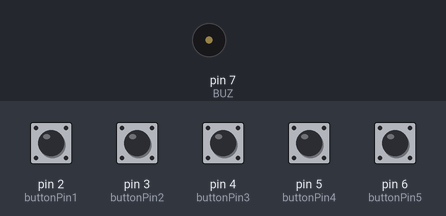
Bench run of a sketch on a simulated Arduino Uno, built with avr-gcc and run on an emulated ATmega328P. Shown: buzzer (waves = sounding). The test bench sets the inputs (shaded band); at power-on: pin 2 (buttonPin1), pin 3 (buttonPin2), pin 4 (buttonPin3), pin 5 (buttonPin4), pin 6 (buttonPin5) HIGH.

Above: at 1.2 s.
1.3 s: pin 2 (buttonPin1) pulled LOW for 0.15 s
At 1.37 s:
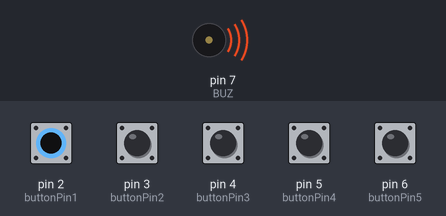
Timing chart, 0 to 4.3 s (numbered marks = the images above; inputs shaded):
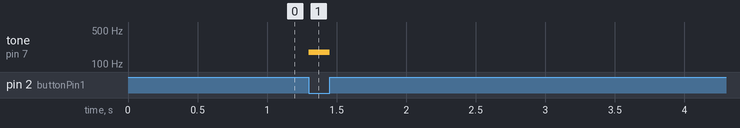

The sketch:

Synthesizer.ino
```cpp
/*
  Synthesizer

  This is code for a synthesizer made by @GingkathFox,
  based off of code from a website
  (Can't remeber what it was) and the "Button" example.
  Last Edit: 10:34 12/28/2017 by GingkathFox
*/
#define  C0 16.35
#define Db0 17.32
#define D0  18.35
#define Eb0 19.45
#define E0  20.60
#define F0  21.83
#define Gb0 23.12
#define G0  24.50
#define Ab0 25.96
#define LA0 27.50
#define Bb0 29.14
#define B0  30.87
#define C1  32.70
#define Db1 34.65
#define D1  36.71
#define Eb1 38.89
#define E1  41.20
#define F1  43.65
#define Gb1 46.25
#define G1  49.00
#define Ab1 51.91
#define LA1 55.00
#define Bb1 58.27
#define B1  61.74
#define C2  65.41
#define Db2 69.30
#define D2  73.42
#define Eb2 77.78
#define E2  82.41
#define F2  87.31
#define Gb2 92.50
#define G2  98.00
#define Ab2 103.83
#define LA2 110.00
#define Bb2 116.54
#define B2  123.47
#define C3  130.81
#define Db3 138.59
#define D3  146.83
#define Eb3 155.56
#define E3  164.81
#define F3  174.61
#define Gb3 185.00
#define G3  196.00
#define Ab3 207.65
#define LA3 220.00
#define Bb3 233.08
#define B3  246.94
#define C4  261.63
#define Db4 277.18
#define D4  293.66
#define Eb4 311.13
#define E4  329.63
#define F4  349.23
#define Gb4 369.99
#define G4  392.00
#define Ab4 415.30
#define LA4 440.00
#define Bb4 466.16
#define B4  493.88
#define C5  523.25
#define Db5 554.37
#define D5  587.33
#define Eb5 622.25
#define E5  659.26
#define F5  698.46
#define Gb5 739.99
#define G5  783.99
#define Ab5 830.61
#define LA5 880.00
#define Bb5 932.33
#define B5  987.77
#define C6  1046.50
#define Db6 1108.73
#define D6  1174.66
#define Eb6 1244.51
#define E6  1318.51
#define F6  1396.91
#define Gb6 1479.98
#define G6  1567.98
#define Ab6 1661.22
#define LA6 1760.00
#define Bb6 1864.66
#define B6  1975.53
#define C7  2093.00
#define Db7 2217.46
#define D7  2349.32
#define Eb7 2489.02
#define E7  2637.02
#define F7  2793.83
#define Gb7 2959.96
#define G7  3135.96
#define Ab7 3322.44
#define LA7 3520.01
#define Bb7 3729.31
#define B7  3951.07
#define C8  4186.01
#define Db8 4434.92
#define D8  4698.64
#define Eb8 4978.03


//#include <notes.h>

// DURATION OF THE NOTES
#define BPM 140    //  you can change this value changing all the others
#define H 2*Q //half 2/4
#define Q 60000/BPM //quarter 1/4
#define E Q/2   //eighth 1/8
#define S Q/4 // sixteenth 1/16
#define W 4*Q // whole 4/4
//setting pinz
const int buttonPin1 = 2;     // the number of the pushbutton pin
const int buttonPin2 = 3;      // the number of the LED pin
const int buttonPin3 = 4;
const int buttonPin4 = 5;
const int buttonPin5 = 6;
const int BUZ = 7;
const int potPin = 8;
// setting states
int buttonState1 = 0;         // variable for reading the pushbutton status
int buttonState2 = 0;
int buttonState3 = 0;
int buttonState4 = 0;
int buttonState5 = 0;
void setup() {
  // initialize the buzzer pin as an output:
  pinMode(BUZ, OUTPUT);
  // initialize the pushbutton pins as inputs:
  pinMode(buttonPin1, INPUT_PULLUP);
  pinMode(buttonPin2, INPUT_PULLUP);
  pinMode(buttonPin3, INPUT_PULLUP);
  pinMode(buttonPin4, INPUT_PULLUP);
  pinMode(buttonPin5, INPUT_PULLUP);
}

void loop() {
  // read the state of the pushbuttons' values:
  buttonState1 = digitalRead(buttonPin1);
  buttonState2 = digitalRead(buttonPin2);
  buttonState3 = digitalRead(buttonPin3);
  buttonState4 = digitalRead(buttonPin4);
  buttonState5 = digitalRead(buttonPin5);
  // check if the pushbutton is pressed. If it is, the buttonState is LOW:
  if (buttonState1 == LOW) {
    // play tone!
    tone(BUZ, F3);
  }
  else if (buttonState2 == LOW) {
    tone(BUZ, G4);
  }
  else if (buttonState3 == LOW) {
    tone(BUZ, LA4);
  }
  else if (buttonState4 == LOW) {
    tone(BUZ, B4);
  }
  else if (buttonState5 == LOW) {
    tone(BUZ, C5);
  }
  else
    // if no button is pressed, don't play a tone
    noTone(7);
}
```

Measured:
- after the input at 1.3 s, tone on pin 7 (BUZ): silent → 174 Hz at once, → silent 0.15 s later
